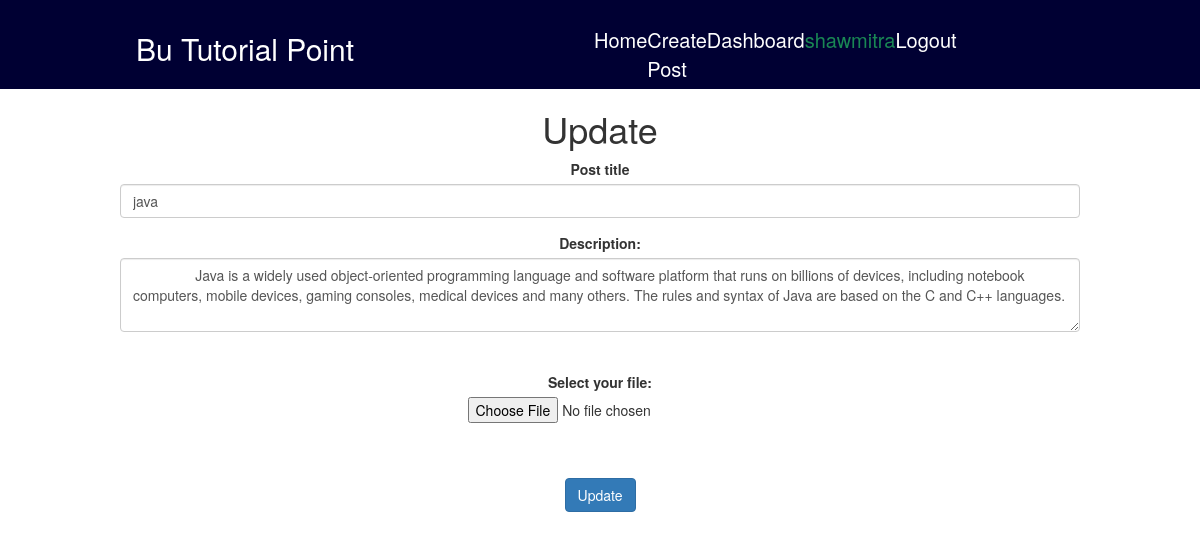
The app's page /editForm.php?edit_ID=23 (signed in) with its own data.
### tables this page shows
CREATE TABLE `post` (
  `id` int(11) NOT NULL,
  `username` varchar(100) NOT NULL,
  `title` varchar(100) NOT NULL,
  `time` datetime NOT NULL,
  `description` text NOT NULL,
  `comment` text NOT NULL,
  `image` varchar(500) NOT NULL,
  `date` int(11) DEFAULT NULL
);

### editForm.php (the view, shortened to what this page needs)
<?php
	include "header.php";
	$ID=$_GET['edit_ID'];
	$email = $_SESSION["email"];
	$password = $_SESSION["password"];
	if(empty($email) || empty ($password)){
		header("location:login.php");
	}
	else{
		$sql="SELECT * FROM post where ID='$ID'" ;
	$arr=$conn->query($sql);
	while($result = $arr->fetch_assoc()){
        $title = $result['title'];
        $description = $result['description'];
      }
	}
?>
<!DOCTYPE html>
<html lang="en">
<body>
<center>
	 <div  style="width:80%">
	<h1>	Update </h1>
	 <form method="POST" action="edit.php?edit_ID=<?= $ID ?>" enctype="multipart/form-data">
  <div class="form-group">
    <label for="exampleFormControlInput1">Post title</label>
    <input type="text" value='<?php echo $title ?>'   name="title" class="form-control" id="exampleFormControlInput1" placeholder="">
  </div>
  <div class="form-group">
    <label for="exampleFormControlTextarea1">Description: </label>
    <textarea value='<?php echo $description ?>'  name="description" class="form-control" id="exampleFormControlTextarea1" rows="3">
		<?php echo $description ?>
	</textarea>
	<br> <br>
            <label>Select your file:</label>
			<input type="file" name="fileToUpload" id="fileToUpload" required> <br/> <br/>
  </div>
  <input class="btn btn-primary" type="submit" value="Update">
</form>
</div>
</center>
</body>

### style.css (style rules this page uses)
* { margin: 0; padding: 0; }
body { font-family: 'Poppins', sans-serif; background-color: gainsboro; overflow-x: hidden; overflow-y: visible; }

### records on screen
post: title "java", description "Java is a widely used object-oriented programming language and software platform that runs on billions of devices, including notebook computers, mobile devices, gaming consoles, medical devices and many others. The rules and syntax of Java are based on the C and C++ languages."

### other values on screen
$_SESSION['username'] "shawmitra"
